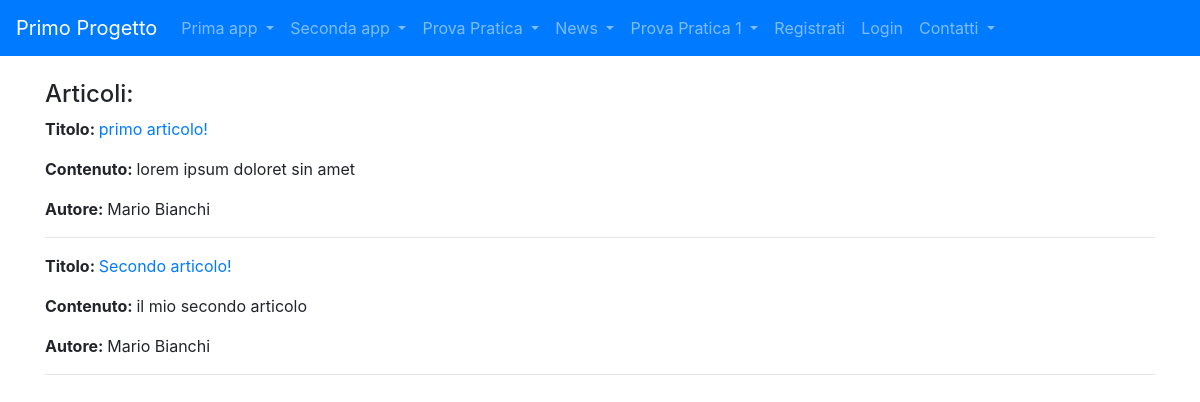
/news/lista_articoli/, run on the app's committed database.
### news/models.py (models this page shows, shortened)
class Articolo (models.Model):
    titolo=models.CharField(max_length=100)
    contenuto=models.TextField()
    giornalista=models.ForeignKey(Giornalista, on_delete=models.CASCADE, related_name="articoli")

class Giornalista (models.Model):
    nome=models.CharField( max_length=20)
    cognome=models.CharField( max_length=20)
    def __str__(self):
        return self.nome + " " + self.cognome

### news/views.py (the view)
# urls.py: path("lista_articoli/", ArticoloListView.as_view(), name="lista_articoli"),
class ArticoloListView(ListView):
    model = Articolo
    template_name = "lista_articoli.html"
    def get_context_data(self, **kwargs):
        context = super().get_context_data(**kwargs)
        context["articoli"] = Articolo.objects.all()
        return context

### news/templates/lista_articoli.html (shortened to what this page needs)
{%extends 'base.html' %}
{%block content%}
    <h4>Articoli:</h4>
    {%for articolo in articoli%}
        <p><strong>Titolo: </strong><a href="/news/articoli/{{articolo.id}}">{{articolo.titolo}}</a></p>
        <p><strong>Contenuto: </strong>{{articolo.contenuto}}</p>
        <p><strong>Autore: </strong>{{articolo.giornalista}}</p>
        <hr>
    {%endfor%}
{%endblock content%}

### data on the page
Articolo: titolo "primo articolo!", contenuto "lorem ipsum doloret sin amet", giornalista "Mario Bianchi"
Articolo: titolo "Secondo articolo!", contenuto "il mio secondo articolo", giornalista "Mario Bianchi"
